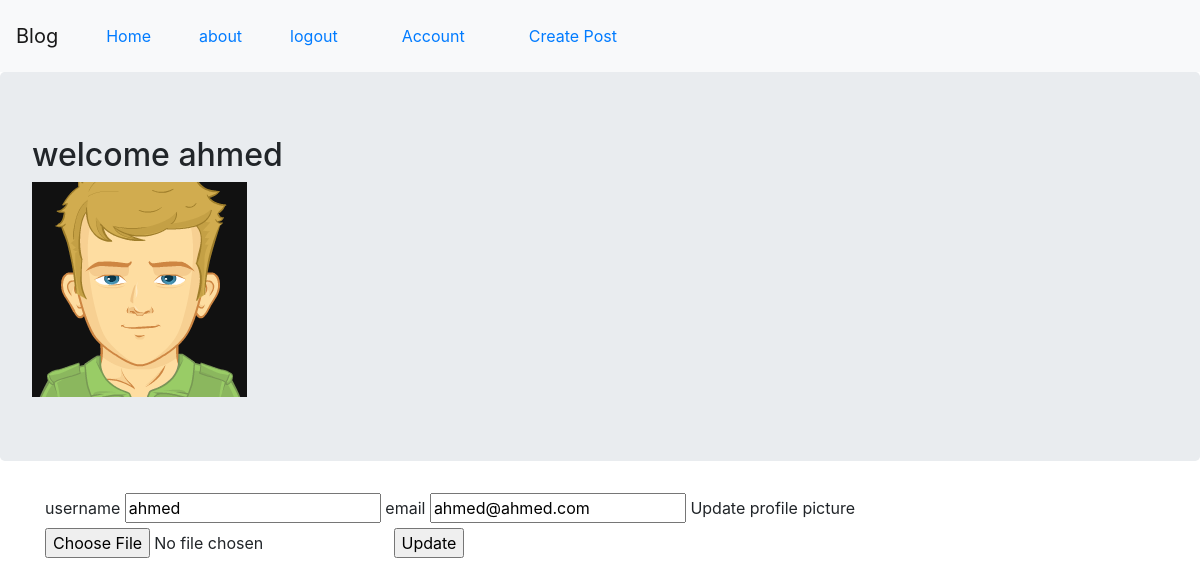
/account (signed in), run on the app's committed database.
### flask_blog/models.py (models this page shows, shortened)
class User(db.Model, UserMixin):
    __tablename__ = 'users'
    id = db.Column(db.Integer, primary_key=True)
    profile_image = db.Column(db.String(20), nullable=False, default='default.png')
    email = db.Column(db.String(64), unique=True, index=True)
    username = db.Column(db.String(64), unique=True, index=True)
    password_hash = db.Column(db.String(128))
    posts = db.relationship('BlogPost', backref='author', lazy=True)

### flask_blog/users/views.py (the view)
@users.route('/account', methods=['GET', 'POST'])
@login_required
def account():
    form = UpdateUserForm()
    if form.validate_on_submit():
        if form.picture.data:
            username = current_user.username
            pic = add_profile_pic(form.picture.data, username)
            current_user.profile_image = pic
        current_user.username = form.username.data
        current_user.email = form.email.data
        db.session.commit()
        flash('User account updated')
        return redirect(url_for('users.account'))
    elif request.method == 'GET':
        form.username.data = current_user.username
        form.email.data = current_user.email
    profile_image = url_for('static', filename='profile_pics/'+current_user.profile_image)
    return render_template('account.html', profile_image=profile_image, form=form)

### flask_blog/users/forms.py (shortened to what this page needs)
class UpdateUserForm(FlaskForm):
    email = StringField('email', validators=[DataRequired(), Email()])
    username = StringField('username', validators=[DataRequired()])
    picture = FileField('Update profile picture', validators=[FileAllowed(['jpg', 'png'])])
    submit = SubmitField('Update')

### flask_blog/models.py (called while the page is built)
@login_manager.user_loader
def load_user(user_id):
    return User.query.get(user_id)

### flask_blog/templates/account.html (shortened to what this page needs)
{% extends 'base.html' %}
{% block content %}
    <div class="jumbotron">
        <h2>welcome {{ current_user.username }}</h2>
        <img align="center" src="{{ url_for('static', filename='profile_pics/'+current_user.profile_image) }}">
    </div>
    <div class="container">
        <form  method="post" enctype="multipart/form-data">
            {{ form.username.label }} {{ form.username() }}
            {{ form.email.label }} {{ form.email() }}
            {{ form.picture.label }} {{ form.picture() }}
            {{ form.submit() }}
        </form>
    </div>
{% endblock %}

### data on the page
User: username "ahmed", profile_image (placeholder picture), email "ahmed@ahmed.com"
